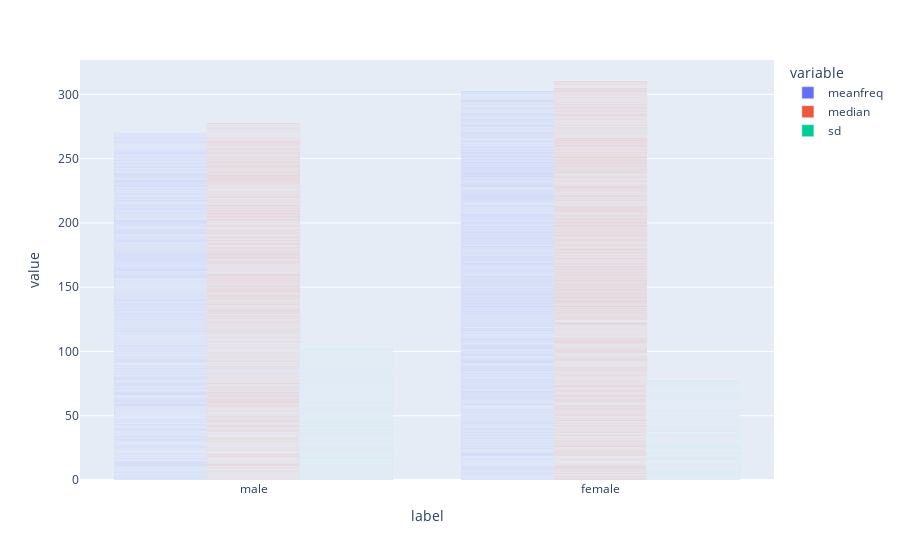

Notebook cell for this chart:
### Code cell
wide_df = px.data.medals_wide()
wide_fig = px.bar(df, 
    x="label", 
    y=["meanfreq", "median", "sd"],
    barmode = 'group') #Barmode attribute
wide_fig.show()

### Figure 1 — Plotly figure (JSON) as saved in the notebook; plotly's stock layout.template omitted (floating-point values rounded to 4 significant figures; data arrays with more than 128 entries replaced by an {"elided": "..."} marker saying what was removed)
{"data": [{"alignmentgroup": "True", "hovertemplate": "variable=meanfreq<br>label=%{x}<br>value=%{y}<extra></extra>", "legendgroup": "meanfreq", "marker": {"color": "#636efa", "pattern": {"shape": ""}}, "name": "meanfreq", "offsetgroup": "meanfreq", "orientation": "v", "showlegend": true, "textposition": "auto", "type": "bar", "x": {"elided": "3168 str values"}, "xaxis": "x", "y": {"elided": "3168 float values"}, "yaxis": "y"}, {"alignmentgroup": "True", "hovertemplate": "variable=median<br>label=%{x}<br>value=%{y}<extra></extra>", "legendgroup": "median", "marker": {"color": "#EF553B", "pattern": {"shape": ""}}, "name": "median", "offsetgroup": "median", "orientation": "v", "showlegend": true, "textposition": "auto", "type": "bar", "x": {"elided": "3168 str values"}, "xaxis": "x", "y": {"elided": "3168 float values"}, "yaxis": "y"}, {"alignmentgroup": "True", "hovertemplate": "variable=sd<br>label=%{x}<br>value=%{y}<extra></extra>", "legendgroup": "sd", "marker": {"color": "#00cc96", "pattern": {"shape": ""}}, "name": "sd", "offsetgroup": "sd", "orientation": "v", "showlegend": true, "textposition": "auto", "type": "bar", "x": {"elided": "3168 str values"}, "xaxis": "x", "y": {"elided": "3168 float values"}, "yaxis": "y"}], "layout": {"barmode": "group", "legend": {"title": {"text": "variable"}, "tracegroupgap": 0}, "margin": {"t": 60}, "xaxis": {"anchor": "y", "domain": [0, 1], "title": {"text": "label"}}, "yaxis": {"anchor": "x", "domain": [0, 1], "title": {"text": "value"}}}}
